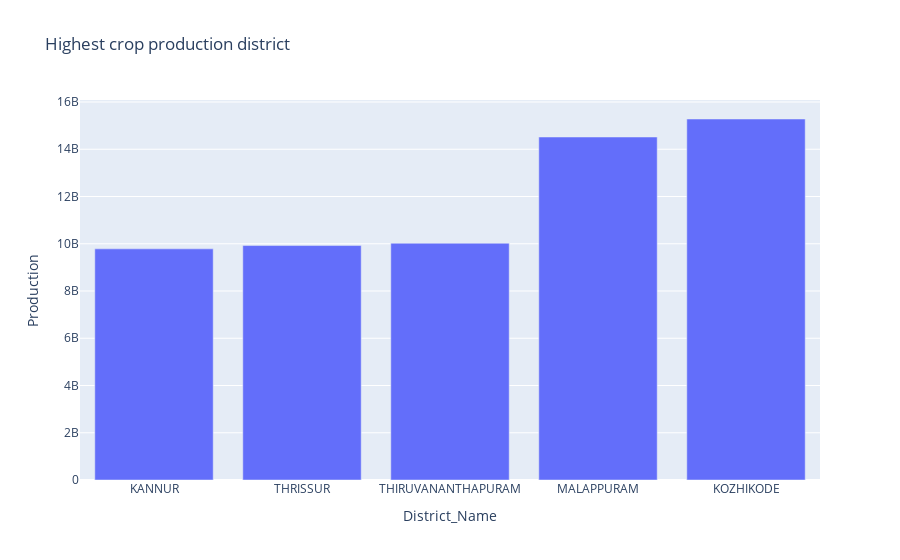

Notebook code cell kept with this figure:
### Markdown cell above
## Kozhikode  district having highest crop production

### Code cell
temp1 = temp.tail()
trace1 = px.bar(temp1, x ='District_Name',y = 'Production', title ='Highest crop production district')
trace1.show()

### Figure 1 — Plotly figure (JSON) as saved in the notebook; plotly's stock layout.template omitted (floating-point values rounded to 4 significant figures)
{"data": [{"alignmentgroup": "True", "hovertemplate": "District_Name=%{x}<br>Production=%{y}<extra></extra>", "legendgroup": "", "marker": {"color": "#636efa", "pattern": {"shape": ""}}, "name": "", "offsetgroup": "", "orientation": "v", "showlegend": false, "textposition": "auto", "type": "bar", "x": ["KANNUR", "THRISSUR", "THIRUVANANTHAPURAM", "MALAPPURAM", "KOZHIKODE"], "xaxis": "x", "y": [9783000000.0, 9924000000.0, 10020000000.0, 14520000000.0, 15280000000.0], "yaxis": "y"}], "layout": {"barmode": "relative", "legend": {"tracegroupgap": 0}, "title": {"text": "Highest crop production district"}, "xaxis": {"anchor": "y", "domain": [0, 1], "title": {"text": "District_Name"}}, "yaxis": {"anchor": "x", "domain": [0, 1], "title": {"text": "Production"}}}}
